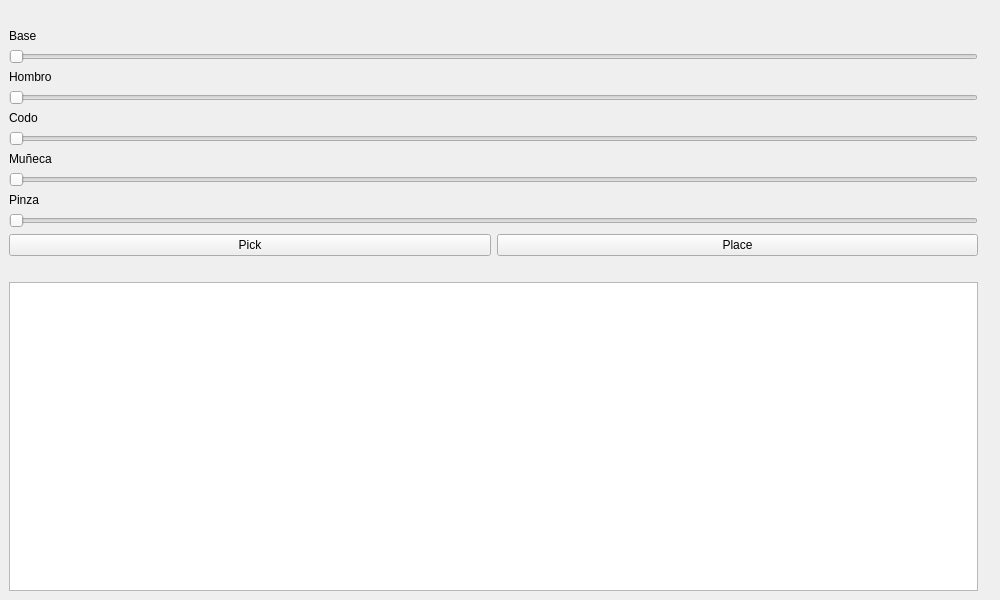
<?xml version="1.0" encoding="UTF-8"?>
<ui version="4.0">
 <class>MainWindow</class>
 <widget class="QMainWindow" name="MainWindow">
  <property name="geometry">
   <rect>
    <x>0</x>
    <y>0</y>
    <width>1000</width>
    <height>600</height>
   </rect>
  </property>
  <property name="windowTitle">
   <string>Brazo Robótico - Control y Simulación</string>
  </property>
  <widget class="QWidget" name="centralwidget">
   <layout class="QHBoxLayout" name="horizontalLayout">
    <item>
     <layout class="QVBoxLayout" name="control_layout">

      <item>
       <widget class="QLabel" name="label_title">
        <property name="text">
         <string><b>Control del Brazo Robótico</b></string>
        </property>
       </widget>
      </item>

      <item>
       <widget class="QLabel" name="label_base">
        <property name="text">
         <string>Base</string>
        </property>
       </widget>
      </item>
      <item>
       <widget class="QSlider" name="slider_base">
        <property name="orientation">
         <enum>Qt::Horizontal</enum>
        </property>
       </widget>
      </item>

      <item>
       <widget class="QLabel" name="label_hombro">
        <property name="text">
         <string>Hombro</string>
        </property>
       </widget>
      </item>
      <item>
       <widget class="QSlider" name="slider_hombro">
        <property name="orientation">
         <enum>Qt::Horizontal</enum>
        </property>
       </widget>
      </item>

      <item>
       <widget class="QLabel" name="label_codo">
        <property name="text">
         <string>Codo</string>
        </property>
       </widget>
      </item>
      <item>
       <widget class="QSlider" name="slider_codo">
        <property name="orientation">
         <enum>Qt::Horizontal</enum>
        </property>
       </widget>
      </item>

      <item>
       <widget class="QLabel" name="label_muneca">
        <property name="text">
         <string>Muñeca</string>
        </property>
       </widget>
      </item>
      <item>
       <widget class="QSlider" name="slider_muneca">
        <property name="orientation">
         <enum>Qt::Horizontal</enum>
        </property>
       </widget>
      </item>

      <item>
       <widget class="QLabel" name="label_pinza">
        <property name="text">
         <string>Pinza</string>
        </property>
       </widget>
      </item>
      <item>
       <widget class="QSlider" name="slider_pinza">
        <property name="orientation">
         <enum>Qt::Horizontal</enum>
        </property>
       </widget>
      </item>

      <item>
       <layout class="QHBoxLayout" name="layout_botones">
        <item>
         <widget class="QPushButton" name="btn_pick">
          <property name="text">
           <string>Pick</string>
          </property>
         </widget>
        </item>
        <item>
         <widget class="QPushButton" name="btn_place">
          <property name="text">
           <string>Place</string>
          </property>
         </widget>
        </item>
       </layout>
      </item>

      <item>
       <widget class="QLabel" name="label_angulos">
        <property name="text">
         <string><b>Ángulos actuales</b></string>
        </property>
       </widget>
      </item>

      <item>
       <widget class="QPlainTextEdit" name="txt_angulos">
        <property name="readOnly">
         <bool>true</bool>
        </property>
       </widget>
      </item>

     </layout>
    </item>

    <item>
     <layout class="QVBoxLayout" name="layout_sim">
      <item>
       <widget class="QLabel" name="label_sim">
        <property name="text">
         <string><b>Simulación 3D</b></string>
        </property>
       </widget>
      </item>
     </layout>
    </item>

   </layout>
  </widget>
 </widget>
 <resources/>
 <connections/>
</ui>
